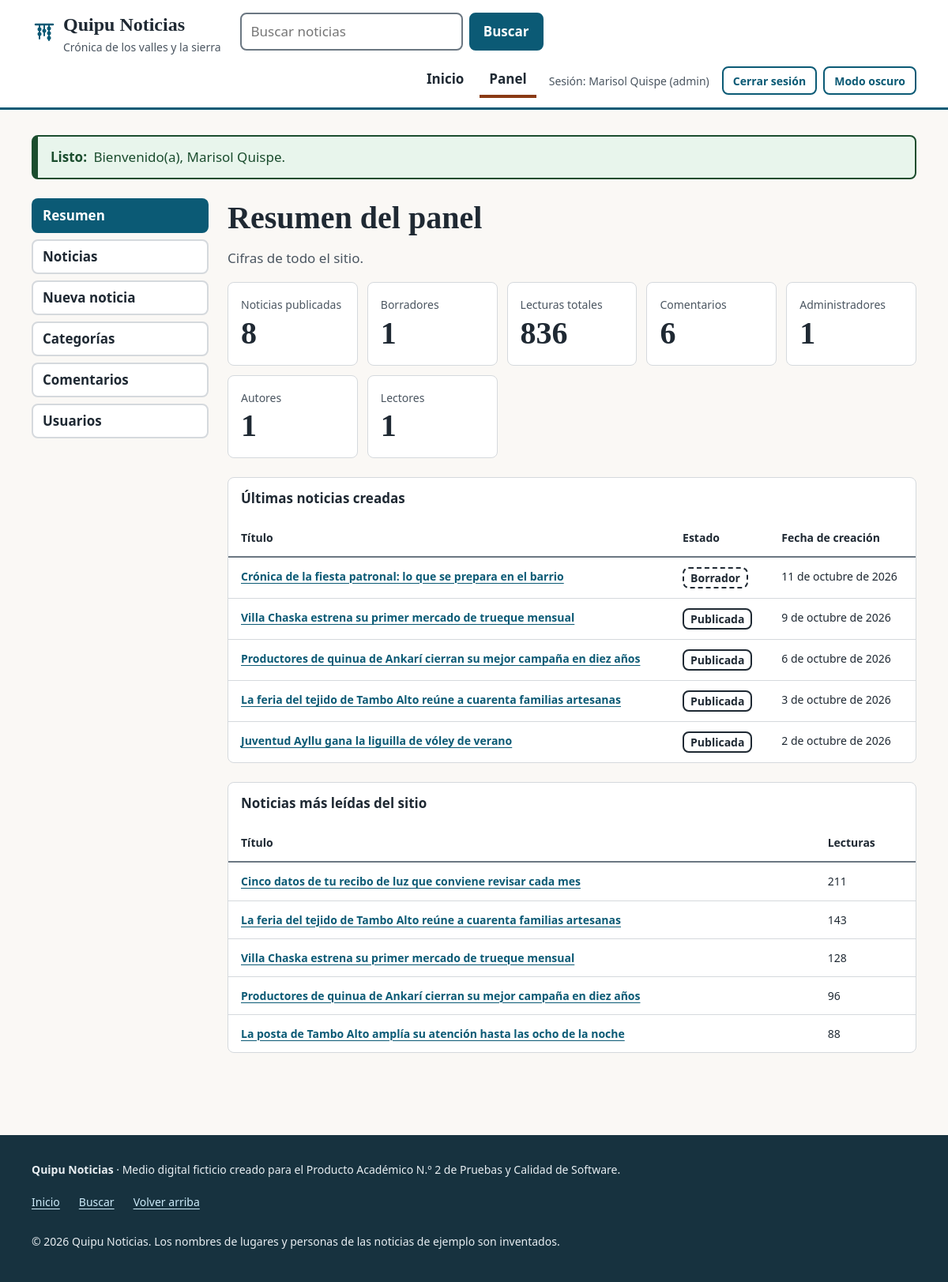
Page /admin/index.php (signed in) on the committed database.
### tables this page shows
CREATE TABLE usuarios (
    id             INT UNSIGNED NOT NULL AUTO_INCREMENT,
    nombre         VARCHAR(60)  NOT NULL,
    email          VARCHAR(120) NOT NULL,
    password_hash  VARCHAR(255) NOT NULL,
    rol            ENUM('admin','autor','lector') NOT NULL DEFAULT 'lector',
    activo         TINYINT(1)   NOT NULL DEFAULT 1,
    creado_en      DATETIME     NOT NULL,
    ultimo_acceso  DATETIME     NULL,
    PRIMARY KEY (id),
    UNIQUE KEY uq_usuarios_email (email),
    KEY idx_usuarios_rol (rol, activo)
);

CREATE TABLE noticias (
    id               INT UNSIGNED NOT NULL AUTO_INCREMENT,
    autor_id         INT UNSIGNED NOT NULL,
    categoria_id     INT UNSIGNED NOT NULL,
    titulo           VARCHAR(150) NOT NULL,
    slug             VARCHAR(190) NOT NULL,
    resumen          VARCHAR(300) NOT NULL,
    contenido        MEDIUMTEXT   NOT NULL,
    imagen           VARCHAR(80)  NULL,
    imagen_alt       VARCHAR(160) NULL,
    imagen_ancho     SMALLINT UNSIGNED NULL,
    imagen_alto      SMALLINT UNSIGNED NULL,
    estado           ENUM('borrador','publicada') NOT NULL DEFAULT 'borrador',
    minutos_lectura  TINYINT UNSIGNED NOT NULL DEFAULT 1,
    vistas           INT UNSIGNED NOT NULL DEFAULT 0,
    publicado_en     DATETIME NULL,
    creado_en        DATETIME NOT NULL,
    actualizado_en   DATETIME NOT NULL,
    PRIMARY KEY (id),
    UNIQUE KEY uq_noticias_slug (slug),
    KEY idx_noticias_estado_fecha (estado, publicado_en),
    KEY idx_noticias_cat_estado_fecha (categoria_id, estado, publicado_en),
    KEY idx_noticias_estado_vistas (estado, vistas),
    KEY idx_noticias_autor_creado (autor_id, creado_en),
    CONSTRAINT fk_noticias_autor FOREIGN KEY (autor_id) REFERENCES usuarios (id) ON DELETE RESTRICT ON UPDATE CASCADE,
    CONSTRAINT fk_noticias_categoria FOREIGN KEY (categoria_id) REFERENCES categorias (id) ON DELETE RESTRICT ON UPDATE CASCADE
);

### src/helpers.php (called while the page is built, shortened)
<?php
function e(?string $texto): string
{
    return htmlspecialchars((string) $texto, ENT_QUOTES | ENT_SUBSTITUTE, 'UTF-8');
}
function url(string $ruta = ''): string
{
    $base = rtrim((string) Config::get('APP_BASE', ''), '/');
    return $base . '/' . ltrim($ruta, '/');
}
function asset(string $ruta): string
{
    $archivo = QUIPU_ROOT . '/public/assets/' . ltrim($ruta, '/');
    $version = is_file($archivo) ? (string) filemtime($archivo) : '1';
    return url('assets/' . ltrim($ruta, '/')) . '?v=' . $version;
}
function usuario_actual(): ?array
{
    try {
        return \Quipu\Core\Auth::usuario();
    } catch (\Throwable) {
        return null;
    }
}
function mensajes_flash(): array
{
    $mensajes = $_SESSION['_flash'] ?? [];
    return $mensajes;
}

### src/Core/Config.php (called while the page is built, shortened)
<?php
final class Config
{
    private static array $valores = [];
    public static function cargar(string $raiz): void
    {
        self::$valores = [];
    }
    public static function get(string $clave, ?string $porDefecto = null): ?string
    {
        $entorno = getenv($clave);
        return self::$valores[$clave] ?? $porDefecto;
    }
}

### src/Core/Auth.php (called while the page is built, shortened)
<?php
final class Auth
{
    private static array|null|false $actual = false;
    public static function usuario(): ?array
    {
        if (self::$actual !== false) {
            return self::$actual;
        }
        $id = $_SESSION['uid'] ?? null;
        $usuario = (new UsuarioRepository(Database::conexion()))->porId($id);
        unset($usuario['password_hash']);
        return self::$actual = $usuario;
    }
    public static function requerirLogin(): array
    {
        $usuario = self::usuario();
        return $usuario;
    }
    public static function requerirRol(array $roles): array
    {
        $usuario = self::requerirLogin();
        return $usuario;
    }
}

### src/Repository/UsuarioRepository.php (called while the page is built, shortened)
<?php
final class UsuarioRepository
{
    public function porId(int $id): ?array
    {
        $st = $this->pdo->prepare('SELECT * FROM usuarios WHERE id = :id');
        $st->execute([':id' => $id]);
        $fila = $st->fetch();
        return $fila === false ? null : $fila;
    }
    public function contarPorRol(): array
    {
        $filas = $this->pdo->query('SELECT rol, COUNT(*) AS n FROM usuarios GROUP BY rol')->fetchAll();
        $salida = ['admin' => 0, 'autor' => 0, 'lector' => 0];
        foreach ($filas as $f) {
            $salida[(string) $f['rol']] = (int) $f['n'];
        }
        return $salida;
    }
}

### src/Core/Database.php (called while the page is built, shortened)
<?php
final class Database
{
    private static ?PDO $pdo = null;
    public static function conexion(): PDO
    {
        if (self::$pdo === null) {
            self::$pdo = self::crear();
        }
        return self::$pdo;
    }
    private static function crear(): PDO
    {
        $driver = Config::get('DB_DRIVER', 'mysql');
        try {
            if ($driver === 'sqlite') {
                $ruta = (string) Config::get('DB_SQLITE_PATH', 'database/quipu_dev.sqlite');
                if ($ruta !== ':memory:' && !str_starts_with($ruta, '/')) {
                    $ruta = QUIPU_ROOT . '/' . $ruta;
                }
                $pdo = new PDO('sqlite:' . $ruta);
                $pdo->exec('PRAGMA foreign_keys = ON');
            } elseif ($driver === 'mysql') {
                $dsn = sprintf(
                    'mysql:host=%s;port=%d;dbname=%s;charset=utf8mb4',
                    Config::get('DB_HOST', '127.0.0.1'),
                    Config::entero('DB_PORT', 3306),
                    Config::get('DB_NAME', 'quipu_noticias')
                );
                $pdo = new PDO($dsn, (string) Config::get('DB_USER', 'root'), (string) Config::get('DB_PASS', ''));
            } else {
                throw new RuntimeException('DB_DRIVER no soportado: ' . $driver);
            }
        } catch (PDOException $e) {
            error_log('[Quipu] Error de conexión a la base de datos: ' . $e->getMessage());
            throw new RuntimeException('No se pudo conectar con la base de datos.');
        }
        $pdo->setAttribute(PDO::ATTR_ERRMODE, PDO::ERRMODE_EXCEPTION);
        $pdo->setAttribute(PDO::ATTR_DEFAULT_FETCH_MODE, PDO::FETCH_ASSOC);
        $pdo->setAttribute(PDO::ATTR_EMULATE_PREPARES, false);
        return $pdo;
    }
}

### src/Core/Permisos.php (called while the page is built, shortened)
<?php
final class Permisos
{
    public static function esAdmin(?array $usuario): bool
    {
        return $usuario !== null && ($usuario['rol'] ?? null) === 'admin';
    }
    public static function puedeEntrarAlPanel(?array $usuario): bool
    {
        return $usuario !== null && in_array($usuario['rol'] ?? null, ['admin', 'autor'], true);
    }
}

### src/autoload.php (called while the page is built, shortened)
<?php
spl_autoload_register(static function (string $clase): void {
    $prefijo = 'Quipu\\';
    $relativa = substr($clase, strlen($prefijo));
    $archivo = QUIPU_ROOT . '/src/' . str_replace('\\', '/', $relativa) . '.php';
});
require_once __DIR__ . '/helpers.php';

### src/Repository/NoticiaRepository.php (called while the page is built, shortened)
<?php
final class NoticiaRepository
{
    public function masLeidas(int $limite = 5): array
    {
        $sql = "SELECT n.id, n.titulo, n.slug, n.vistas FROM noticias n
                WHERE n.estado = 'publicada' ORDER BY n.vistas DESC, n.publicado_en DESC LIMIT :limite OFFSET :offset";
        return $this->ejecutar($sql, [], $limite, 0)->fetchAll();
    }
    public function listarAdmin(?int $autorId, int $limite, int $offset): array
    {
        $sql = 'SELECT ' . self::COLUMNAS_LISTADO . ' ' . self::UNIONES;
        $params = [];
        $sql .= ' ORDER BY n.creado_en DESC, n.id DESC LIMIT :limite OFFSET :offset';
        return $this->ejecutar($sql, $params, $limite, $offset)->fetchAll();
    }
    public function estadisticas(?int $autorId = null): array
    {
        $donde = $autorId !== null ? ' WHERE autor_id = :autor' : '';
        $params = $autorId !== null ? [':autor' => $autorId] : [];
        $salida = ['publicada' => 0, 'borrador' => 0, 'vistas' => 0];
        $filas = $this->ejecutar("SELECT estado, COUNT(*) AS n FROM noticias$donde GROUP BY estado", $params)->fetchAll();
        foreach ($filas as $f) {
            $salida[(string) $f['estado']] = (int) $f['n'];
        }
        $salida['vistas'] = (int) $this->ejecutar("SELECT COALESCE(SUM(vistas), 0) FROM noticias$donde", $params)->fetchColumn();
        return $salida;
    }
    private function ejecutar(string $sql, array $params, ?int $limite = null, ?int $offset = null): PDOStatement
    {
        $st = $this->pdo->prepare($sql);
        if ($limite !== null) {
            $st->bindValue(':limite', max(1, $limite), PDO::PARAM_INT);
        }
        if ($offset !== null) {
            $st->bindValue(':offset', max(0, $offset), PDO::PARAM_INT);
        }
        $st->execute();
        return $st;
    }
}

### src/Repository/ComentarioRepository.php (called while the page is built, shortened)
<?php
final class ComentarioRepository
{
    public function contarTodos(): int
    {
        return (int) $this->pdo->query('SELECT COUNT(*) FROM comentarios')->fetchColumn();
    }
}

### src/Support/Formateador.php (called while the page is built, shortened)
<?php
final class Formateador
{
    public static function fecha(?string $fechaHora): string
    {
        try {
            $f = new DateTimeImmutable($fechaHora);
        } catch (\Exception) {
            return '';
        }
        return sprintf('%d de %s de %d', (int) $f->format('j'), self::MESES[(int) $f->format('n')], (int) $f->format('Y'));
    }
}

### public/admin/index.php (the view, shortened to what this page needs)
<?php
$usuario = Auth::requerirRol(['admin', 'autor']);
$pdo = Database::conexion();
$noticias = new NoticiaRepository($pdo);
$esAdmin = Permisos::esAdmin($usuario);
$filtroAutor = $esAdmin ? null : (int) $usuario['id'];
$stats = $noticias->estadisticas($filtroAutor);
$recientes = $noticias->listarAdmin($filtroAutor, 5, 0);
$masLeidas = $noticias->masLeidas(5);
$usuariosPorRol = $esAdmin ? (new UsuarioRepository($pdo))->contarPorRol() : [];
$totalComentarios = $esAdmin ? (new ComentarioRepository($pdo))->contarTodos() : 0;
$seccion = 'panel';
require QUIPU_ROOT . '/templates/cabecera.php';
?>
<div class="panel">
    <?php require QUIPU_ROOT . '/templates/admin_nav.php'; ?>
    <div class="panel__contenido">
        <h1>Resumen del panel</h1>
        <p class="texto-suave"><?= $esAdmin ? 'Cifras de todo el sitio.' : 'Cifras de tus noticias.' ?></p>
        <dl class="datos">
            <div class="dato"><dt>Noticias publicadas</dt><dd><?= $stats['publicada'] ?></dd></div>
            <div class="dato"><dt>Borradores</dt><dd><?= $stats['borrador'] ?></dd></div>
            <div class="dato"><dt>Lecturas totales</dt><dd><?= $stats['vistas'] ?></dd></div>
            <?php if ($esAdmin): ?>
                <div class="dato"><dt>Comentarios</dt><dd><?= $totalComentarios ?></dd></div>
                <div class="dato"><dt>Administradores</dt><dd><?= $usuariosPorRol['admin'] ?></dd></div>
                <div class="dato"><dt>Autores</dt><dd><?= $usuariosPorRol['autor'] ?></dd></div>
                <div class="dato"><dt>Lectores</dt><dd><?= $usuariosPorRol['lector'] ?></dd></div>
            <?php endif; ?>
        </dl>
        <div class="tabla-contenedor" role="region" aria-labelledby="cap-recientes" tabindex="0">
            <table class="tabla">
                <caption id="cap-recientes"><?= $esAdmin ? 'Últimas noticias creadas' : 'Tus últimas noticias' ?></caption>
                <thead>
                    <tr><th scope="col">Título</th><th scope="col">Estado</th><th scope="col">Fecha de creación</th></tr>
                </thead>
                <tbody>
                <?php foreach ($recientes as $n): ?>
                    <tr>
                        <th scope="row"><a href="<?= e(url('admin/noticia_form.php?id=' . (int) $n['id'])) ?>"><?= e($n['titulo']) ?></a></th>
                        <td><span class="estado estado--<?= e($n['estado']) ?>"><?= $n['estado'] === 'publicada' ? 'Publicada' : 'Borrador' ?></span></td>
                        <td><?= e(Formateador::fecha($n['creado_en'])) ?></td>
                    </tr>
                <?php endforeach; ?>
                </tbody>
            </table>
        </div>
        <div class="tabla-contenedor" role="region" aria-labelledby="cap-leidas" tabindex="0">
            <table class="tabla">
                <caption id="cap-leidas">Noticias más leídas del sitio</caption>
                <thead>
                    <tr><th scope="col">Título</th><th scope="col">Lecturas</th></tr>
                </thead>
                <tbody>
                <?php foreach ($masLeidas as $m): ?>
                    <tr>
                        <th scope="row"><a href="<?= e(url('noticia.php?slug=' . rawurlencode((string) $m['slug']))) ?>"><?= e($m['titulo']) ?></a></th>
                        <td><?= (int) $m['vistas'] ?></td>
                    </tr>
                <?php endforeach; ?>
                </tbody>
            </table>
        </div>
    </div>
</div>
<?php require QUIPU_ROOT . '/templates/pie.php'; ?>

### templates/cabecera.php (shortened to what this page needs)
<?php
$usuarioNav = usuario_actual();
$seccion = $seccion ?? '';
$actual = static fn (string $nombre): string => $seccion === $nombre ? ' aria-current="page"' : '';
?>
<!DOCTYPE html>
<html lang="es">
<head>
    <link rel="stylesheet" href="<?= e(asset('css/estilo.css')) ?>">
</head>
<body>
<header class="cabecera">
    <div class="contenedor cabecera__interior">
        <a class="marca" href="<?= e(url('index.php')) ?>">
            <span>Quipu Noticias<span class="marca__sub">Crónica de los valles y la sierra</span></span>
        </a>
        <form class="buscador" role="search" action="<?= e(url('buscar.php')) ?>" method="get">
            <input class="entrada" type="search" id="q-cabecera" name="q" maxlength="60" placeholder="Buscar noticias" autocomplete="off">
            <button class="boton" type="submit">Buscar</button>
        </form>
        <nav class="nav" aria-label="Principal">
            <ul class="nav__lista">
                <li><a class="nav__enlace" href="<?= e(url('index.php')) ?>"<?= $actual('inicio') ?>>Inicio</a></li>
                <?php if ($usuarioNav === null): ?>
                    <li><a class="nav__enlace" href="<?= e(url('login.php')) ?>"<?= $actual('login') ?>>Ingresar</a></li>
                    <li><a class="nav__enlace" href="<?= e(url('registro.php')) ?>"<?= $actual('registro') ?>>Crear cuenta</a></li>
                <?php else: ?>
                    <?php if (Permisos::puedeEntrarAlPanel($usuarioNav)): ?>
                        <li><a class="nav__enlace" href="<?= e(url('admin/index.php')) ?>"<?= $actual('panel') ?>>Panel</a></li>
                    <?php endif; ?>
                    <li class="nav__usuario">Sesión: <?= e($usuarioNav['nombre']) ?> (<?= e($usuarioNav['rol']) ?>)</li>
                    <li>
                        <form action="<?= e(url('logout.php')) ?>" method="post">
                            <button class="boton boton--secundario boton--chico" type="submit">Cerrar sesión</button>
                        </form>
                    </li>
                <?php endif; ?>
                <li>
                    <button class="boton boton--secundario boton--chico interruptor" type="button" data-tema-interruptor aria-pressed="false" hidden>Modo oscuro</button>
                </li>
            </ul>
        </nav>
    </div>
</header>
<main id="contenido" class="contenedor principal" tabindex="-1">
<?php foreach (mensajes_flash() as $mensaje):
    $rol = $mensaje['tipo'] === 'error' ? 'alert' : 'status';
    $prefijo = match ($mensaje['tipo']) {
        'error' => 'Error:',
        'exito' => 'Listo:',
        default => 'Aviso:',
    };
    ?>
    <p class="aviso aviso--<?= e($mensaje['tipo']) ?>" role="<?= $rol ?>"><strong><?= e($prefijo) ?></strong> <?= e($mensaje['texto']) ?></p>
<?php endforeach; ?>

### rows in the picture
usuarios: nombre "Marisol Quispe", rol "admin"
noticias: titulo "Crónica de la fiesta patronal: lo que se prepara en el barrio", estado "Borrador", creado_en "11 de octubre de 2026"
noticias: titulo "Villa Chaska estrena su primer mercado de trueque mensual", estado "Publicada", creado_en "9 de octubre de 2026", vistas "128"
noticias: titulo "Productores de quinua de Ankarí cierran su mejor campaña en diez años", estado "Publicada", creado_en "6 de octubre de 2026", vistas "96"
noticias: titulo "La feria del tejido de Tambo Alto reúne a cuarenta familias artesanas", estado "Publicada", creado_en "3 de octubre de 2026", vistas "143"
noticias: titulo "Juventud Ayllu gana la liguilla de vóley de verano", estado "Publicada", creado_en "2 de octubre de 2026"
noticias: titulo "Cinco datos de tu recibo de luz que conviene revisar cada mes", vistas "211"
noticias: titulo "La posta de Tambo Alto amplía su atención hasta las ocho de la noche", vistas "88"

### other values in the picture
$prefijo "Listo:"
$mensaje['texto'] "Bienvenido(a), Marisol Quispe."
$stats['publicada'] "8"
$stats['borrador'] "1"
$stats['vistas'] "836"
$totalComentarios "6"
$usuariosPorRol['admin'] "1"
$usuariosPorRol['autor'] "1"
$usuariosPorRol['lector'] "1"
